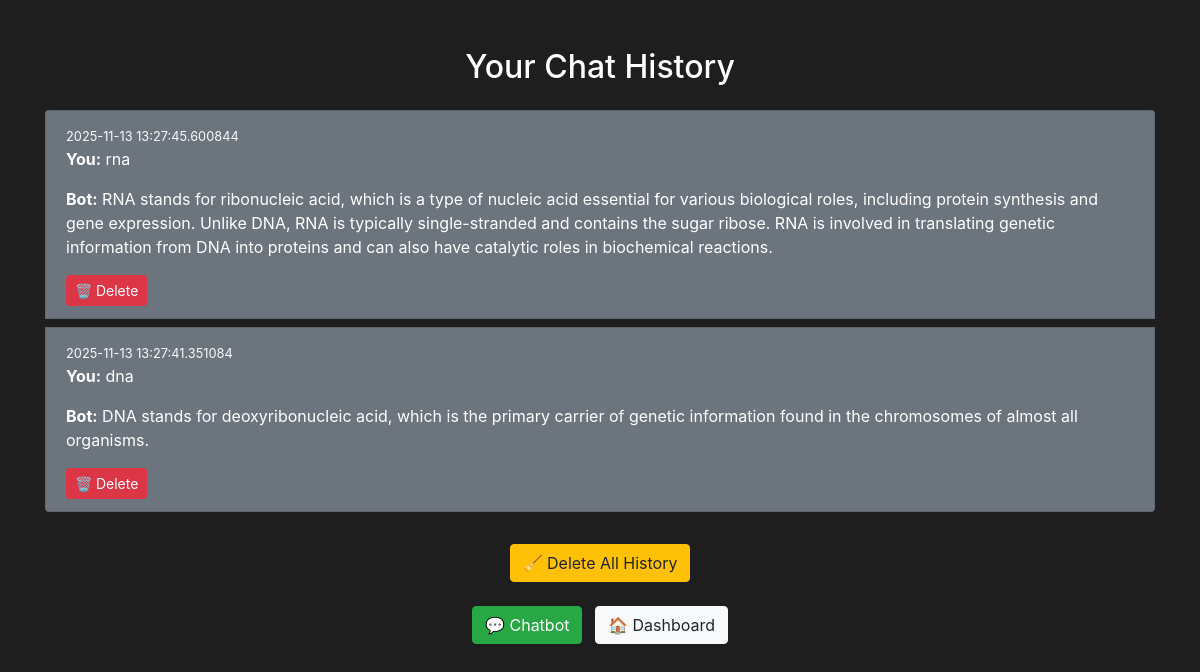
Screenshot of /history (signed in) with the database file from the repository.
### tables this page shows
CREATE TABLE chat_history (
                id INTEGER PRIMARY KEY AUTOINCREMENT,
                username TEXT NOT NULL,
                question TEXT NOT NULL,
                answer TEXT NOT NULL,
                timestamp DATETIME DEFAULT CURRENT_TIMESTAMP
            );

### app.py (the view)
@app.route("/history")
def history():
    if "user" not in session:
        return redirect("/login")
    username = session["user"]
    db = get_db()
    rows = db.execute(
        "SELECT id, question, answer, timestamp FROM chat_history WHERE username = ? ORDER BY timestamp DESC",
        (username,)
    ).fetchall()
    history = [dict(row) for row in rows]
    return render_template("history.html", history=history)

### app.py (called while the page is built)
def get_db():
    db = getattr(g, "_database", None)
    if db is None:
        db = g._database = sqlite3.connect(DATABASE)
        db.row_factory = sqlite3.Row
    return db

@app.teardown_appcontext
def close_connection(exception):
    db = getattr(g, "_database", None)
    if db is not None:
        db.close()

### templates/history.html (shortened to what this page needs)
<!DOCTYPE html>
<html lang="en">
<head>
  <link rel="stylesheet" href="https://stackpath.bootstrapcdn.com/bootstrap/4.1.3/css/bootstrap.min.css">
</head>
<body style="background-color:#1e1e1e;color:white;">
  <div class="container mt-5">
    <h2 class="text-center mb-4">Your Chat History</h2>
    {% if history %}
      <div class="list-group">
        {% for entry in history %}
          <div class="list-group-item bg-secondary text-white mb-2">
            <small class="text-light">{{ entry.timestamp }}</small>
            <p><strong>You:</strong> {{ entry.question }}</p>
            <p><strong>Bot:</strong> {{ entry.answer }}</p>
            <a href="/delete_chat/{{ entry.id }}" class="btn btn-danger btn-sm">🗑 Delete</a>
          </div>
        {% endfor %}
      </div>
      <div class="text-center mt-4">
        <a href="/delete_all" class="btn btn-warning">🧹 Delete All History</a>
      </div>
    {% else %}
      <p class="text-center">No chat history available.</p>
    {% endif %}
    <div class="text-center mt-4">
      <a href="/chat" class="btn btn-success">💬 Chatbot</a>
      <a href="/dashboard" class="btn btn-light ml-2">🏠 Dashboard</a>
    </div>
  </div>
</body>
</html>

### rows the page displays
chat_history: timestamp "2025-11-13 13:27:45.600844", question "rna", answer "RNA stands for ribonucleic acid, which is a type of nucleic acid essential for various biological roles, including protein synthesis and gene expression. Unlike DNA, RNA is typically single-stranded and contains the sugar ribose. RNA is involved in translating genetic information from DNA into proteins and can also have catalytic roles in biochemical reactions."
chat_history: timestamp "2025-11-13 13:27:41.351084", question "dna", answer "DNA stands for deoxyribonucleic acid, which is the primary carrier of genetic information found in the chromosomes of almost all organisms."
